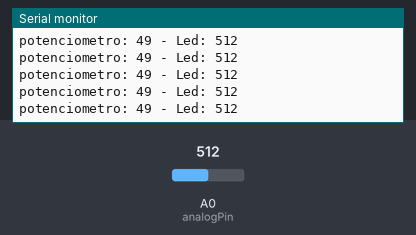
The sketch below on a simulated Arduino Uno, built with avr-gcc and run on an emulated ATmega328P. Shown: the last lines printed to the serial monitor. Inputs (shaded band) come from the test bench; at power-on: A0 (analogPin) = 512.

Above: at 1.2 s.
1.3 s: A0 (analogPin) set to 115
At 2.1 s:
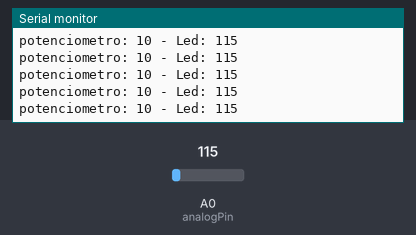
2.8 s: A0 (analogPin) set to 104
At 3.5 s:
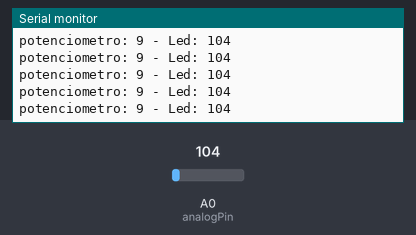
8.8 s: A0 (analogPin) set to 1009
At 9.6 s:
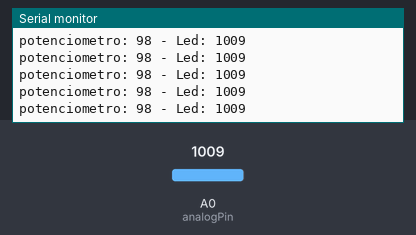
11.8 s: A0 (analogPin) set to 1023
At 12.4 s:
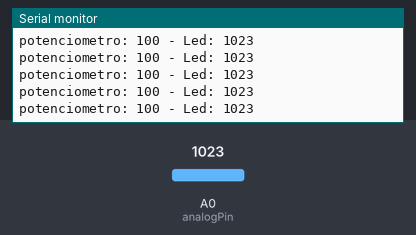
Timing chart, 0 to 14.8 s (numbered marks = the images above; inputs shaded):
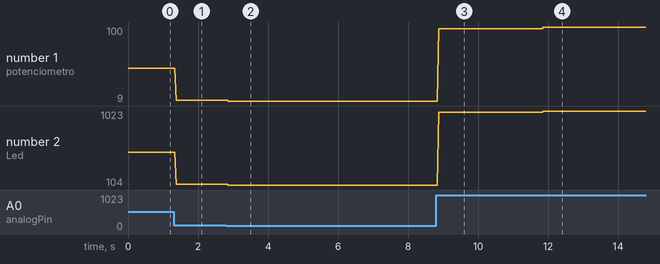

The sketch:

teste_potenciometro_metodo_arduino.ino
```cpp
// Variáveis do pino analógico
int analogPin = A0; // Terminal do meio do potenciômetro ligado ao pino analógico A0
int val = 0; // Variável que guardará o valor lido no pino A0

// Variáveis do led

int led_red = 0;
int novo_val;
int val_porc;

void setup() {

  pinMode(led_red, OUTPUT); // led drive variable

  Serial.begin(9600); // Configuração da porta serial com um baud de 9600

}

void loop() {

  val = analogRead(analogPin); // Lê o analogPin e guarda em 'val', atualizando a cada loop

  novo_val = map(val, 0, 1023, 0, 255);
  val_porc = map(novo_val, 0, 255, 0, 100);

  analogWrite(led_red, novo_val);

  Serial.print("potenciometro: "); // Imprime o brilho do led em termos de porcentagem
  Serial.print(val_porc);
  Serial.print(" - ");
  Serial.print("Led: ");
  Serial.println(val); // Imprime o valor na porta serial

}
```

Measured:
- after the input at 1.3 s, the serial monitor: prints a new line after 0.07 s (image 1)
- after the input at 2.8 s, the serial monitor: prints a new line after 0.07 s (image 2)
- after the input at 8.8 s, the serial monitor: prints a new line after 0.07 s (image 3)
- after the input at 11.8 s, the serial monitor: prints a new line after 0.07 s (image 4)
- plotted number 1: 49 → 10 after the input at 1.3 s, 10 → 9 after the input at 2.8 s, 9 → 98 after the input at 8.8 s, 98 → 100 after the input at 11.8 s
- plotted number 2: 512 → 115 after the input at 1.3 s, 115 → 104 after the input at 2.8 s, 104 → 1009 after the input at 8.8 s, 1009 → 1023 after the input at 11.8 s
